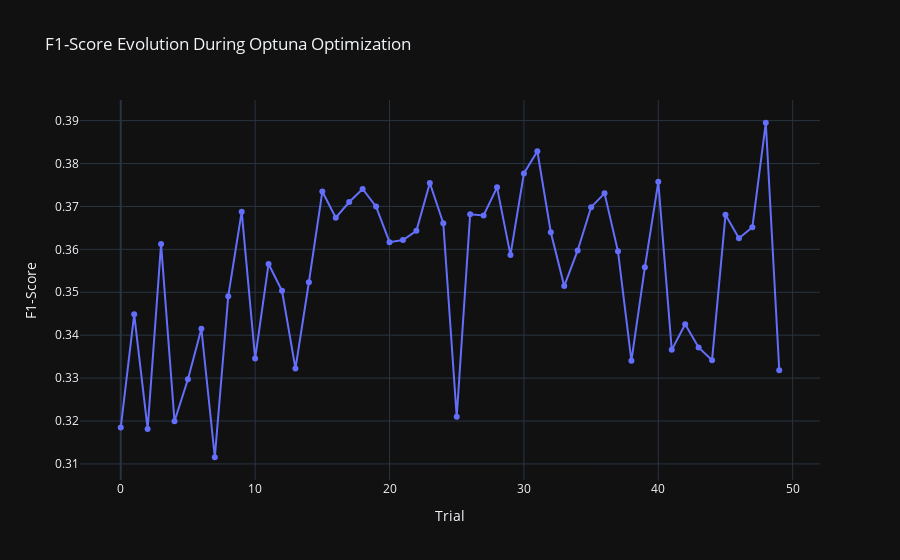

Here is the notebook cell this chart was saved with:
### Code cell
visualizations['f1_score_evolution']

### Figure 1 — Plotly figure (JSON) as saved in the notebook; plotly's stock layout.template omitted (floating-point values rounded to 4 significant figures)
{"data": [{"mode": "lines+markers", "name": "F1-score", "type": "scatter", "x": [0, 1, 2, 3, 4, 5, 6, 7, 8, 9, 10, 11, 12, 13, 14, 15, 16, 17, 18, 19, 20, 21, 22, 23, 24, 25, 26, 27, 28, 29, 30, 31, 32, 33, 34, 35, 36, 37, 38, 39, 40, 41, 42, 43, 44, 45, 46, 47, 48, 49], "y": [0.3185, 0.3449, 0.3181, 0.3612, 0.32, 0.3297, 0.3415, 0.3116, 0.3491, 0.3688, 0.3346, 0.3566, 0.3503, 0.3322, 0.3523, 0.3735, 0.3674, 0.371, 0.3741, 0.37, 0.3617, 0.3622, 0.3643, 0.3755, 0.3661, 0.321, 0.3682, 0.3679, 0.3745, 0.3587, 0.3777, 0.3829, 0.364, 0.3515, 0.3597, 0.3698, 0.373, 0.3595, 0.334, 0.3558, 0.3757, 0.3366, 0.3426, 0.3371, 0.3342, 0.368, 0.3626, 0.3651, 0.3895, 0.3318]}], "layout": {"title": {"text": "F1-Score Evolution During Optuna Optimization"}, "xaxis": {"title": {"text": "Trial"}}, "yaxis": {"title": {"text": "F1-Score"}}}}
